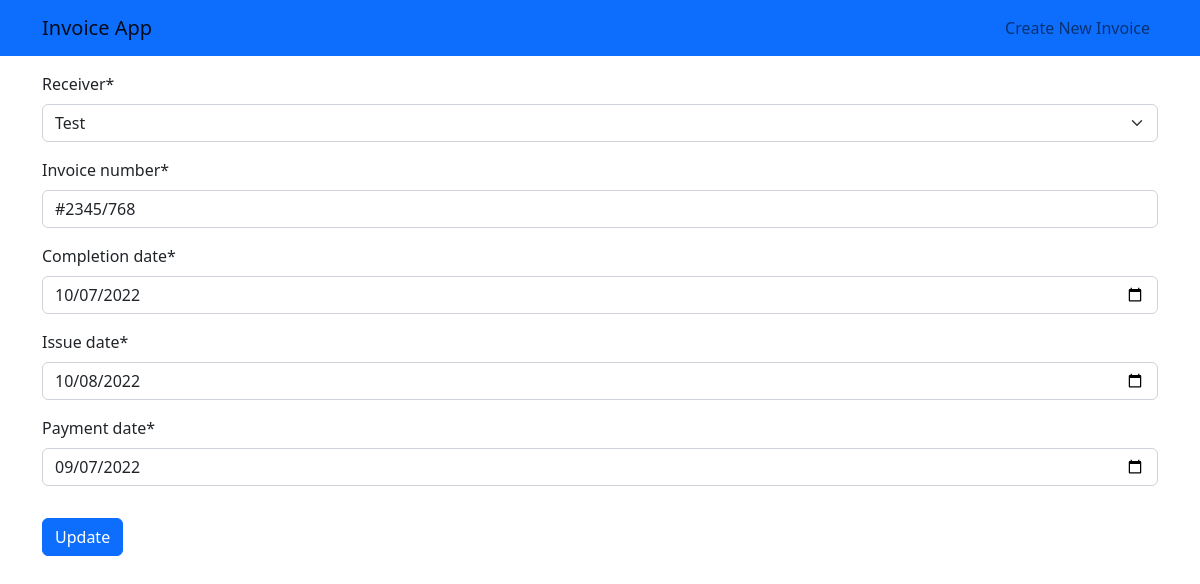
The page /invoices/7/update/ on the database its author committed.
### invoices/models.py (models this page shows, shortened)
class Invoice(models.Model):
    profile = models.ForeignKey(Profile, on_delete=models.CASCADE)
    receiver = models.ForeignKey(Receiver, on_delete=models.CASCADE)
    invoice_number = models.CharField(max_length=200)
    completion_date = models.DateField()
    issue_date = models.DateField()
    payment_date = models.DateField()
    created_at = models.DateTimeField(auto_now_add=True)
    updated_at = models.DateTimeField(auto_now=True)
    closed = models.BooleanField(default=False)
    tags = models.ManyToManyField(Tag, blank=True)
    @property  # treat tags as a field
    def tags(self):
        return self.tags.all()

### invoices/views.py (the view, shortened to what this page needs)
# urls.py: path('<pk>/update/', views.InvoiceUpdateTemplate.as_view(), name='update_invoice'),
class InvoiceUpdateTemplate(InvoiceNotClosed,UpdateView):
    model = Invoice
    template_name = 'invoices/update.html'
    form_class = InvoiceForm
    success_url = reverse_lazy('invoices:main')

### invoices/forms.py
class InvoiceForm(forms.ModelForm):
    completion_date = forms.DateField(widget=forms.DateInput(attrs={'type': 'date'}))
    issue_date = forms.DateField(widget=forms.DateInput(attrs={'type': 'date'}))
    payment_date = forms.DateField(widget=forms.DateInput(attrs={'type': 'date'}))
    class Meta:
        model = Invoice
        fields = (
            'receiver',
            'invoice_number',
            'completion_date',
            'issue_date',
            'payment_date',
        )

### receivers/models.py (called while the page is built)
    def __str__(self):
        return self.name

### invoices/templates/invoices/update.html (shortened to what this page needs)
{% extends 'base.html' %}
{% load crispy_forms_tags %}
{% block content %}
 <form method="post" action="">
    {{ form |crispy }}
     <button type="submit" class="btn btn-primary mt-3"> Update</button>
 </form>
{% endblock content %}

### static/style.css (style rules this page uses)
body { background-color: }

### rows shown on the page
Invoice: receiver "Test", invoice_number "#2345/768", completion_date "10/07/2022", issue_date "10/08/2022", payment_date "09/07/2022"
